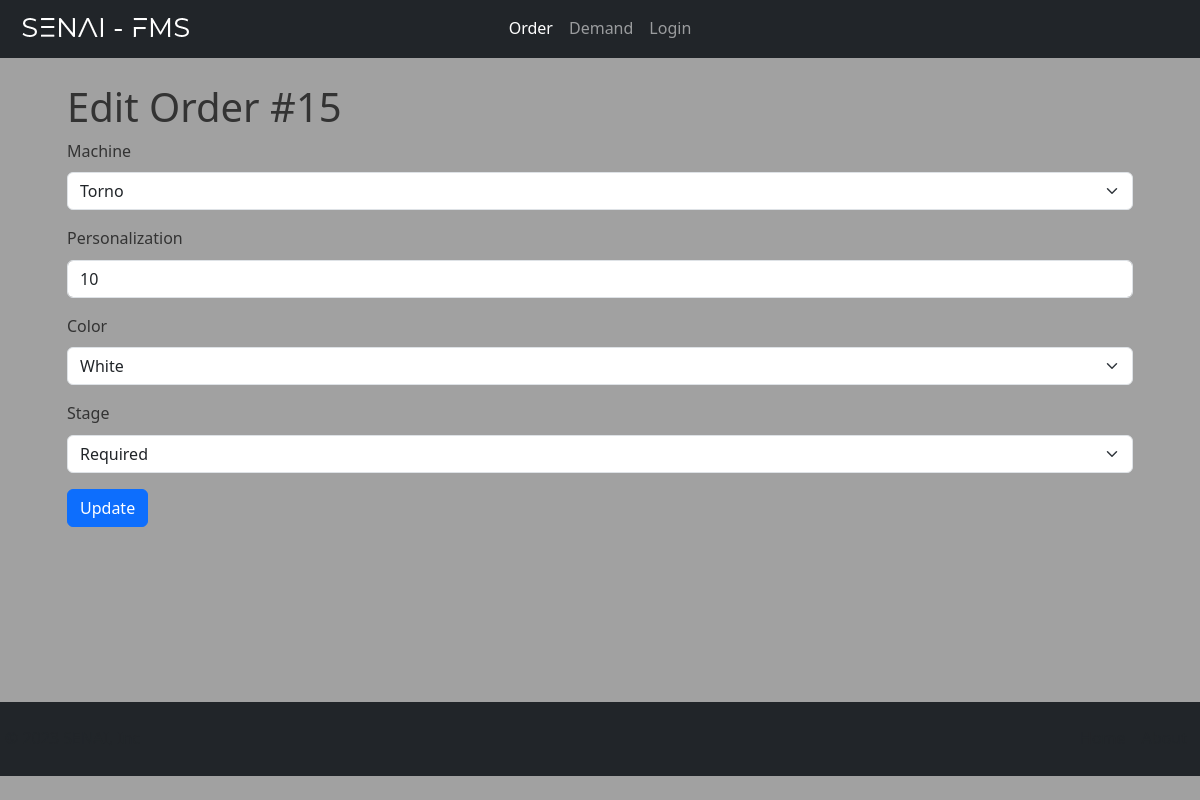
Before: /order/15/edit/ (signed in) with the older database file.
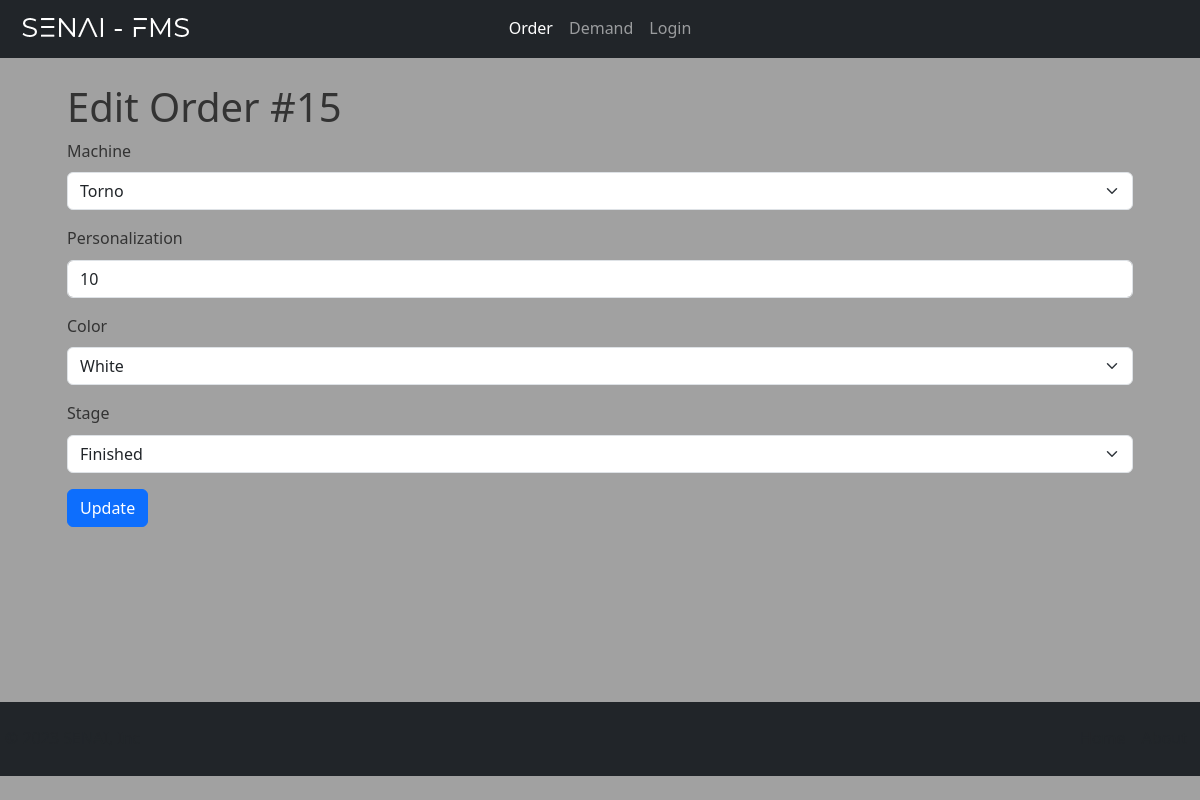
After: the same page with the newer database file.
### core/models.py (models this page shows, shortened)
class Base(models.Model):
    create = models.DateTimeField(auto_now_add=True)
    modify = models.DateTimeField(auto_now_add=True)
    active = models.BooleanField(default=True)
    class Meta:
        abstract = True

class Order(Base):
    requester = models.ForeignKey(User, on_delete=models.SET('unknown'))
    machine = models.ForeignKey(Machine, on_delete=models.SET('unknown'))
    personalization = models.IntegerField()
    color = models.ForeignKey(Color, on_delete=models.SET('unknown'))
    STAGE_CHOICE = (('Required','Required'), ('Production','Production'), ('Finished','Finished'))
    stage = models.CharField(max_length=15, choices=STAGE_CHOICE, default=STAGE_CHOICE[0])
    finished = models.DateTimeField(blank=True, null=True)
    class Meta:
        verbose_name = 'Order'
        verbose_name_plural = 'Orders'

### core/views.py (the view, shortened to what this page needs)
# urls.py: path('order/<int:pk>/edit/', OrderEditView.as_view(), name='order_edit'),
class OrderEditView(UserPassesTestMixin, UpdateView):
    template_name = 'order_edit.html'
    form_class = OrderModelForm
    login_url = ('admin:index')
    model = Order
    def get_context_data(self, **kwargs):
        context = super().get_context_data(**kwargs)
        context['order_id'] = self.kwargs['pk']
        return context
    def test_func(self):
        return self.request.user.is_authenticated

### core/forms.py
class OrderModelForm(forms.ModelForm):
    class Meta:
        model = Order
        fields = ['machine', 'personalization', 'color', 'stage']

### core/models.py (called while the page is built)
    def __str__(self) -> str:
        return self.name

    def __str__(self) -> str:
        return self.name

### core/templates/order_edit.html (shortened to what this page needs)
{% extends 'base.html' %}
{% load static %}
{% load bootstrap5 %}
{% block content %}
    <div class="caontainer div-margin">
        <h1>Edit Order #{{ order_id }}</h1>
        <form action="{% url 'order_edit' pk=order_id %}" method="post" class="form">
            {% bootstrap_form form %}
            {% buttons %}
                <button type="submit" class="btn btn-primary">Update</button>
            {% endbuttons %}
        </form>
    </div>
{% endblock %}

Changed rows visible on the page:
changed Order "Torno": stage "Required" → "Finished"
